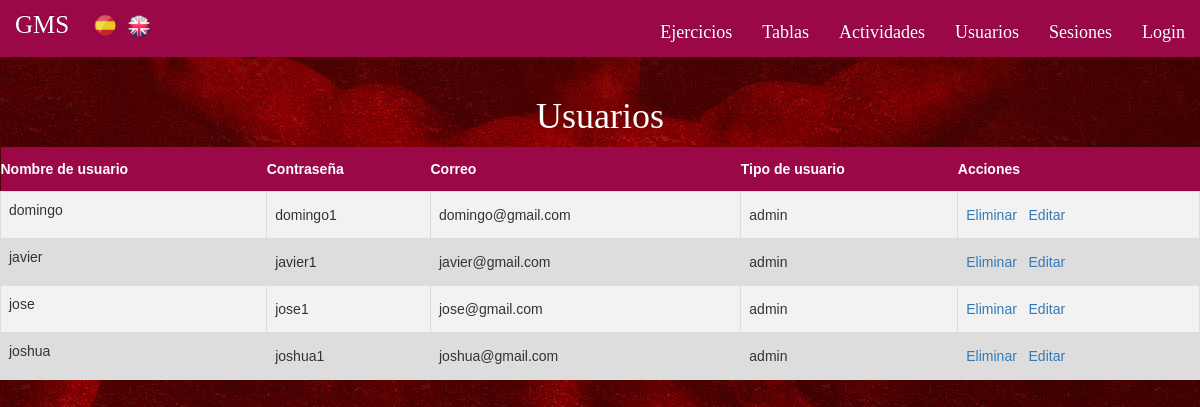
Screenshot of /index.php?controller=users&action=index with the database file from the repository.
### tables this page shows
CREATE TABLE IF NOT EXISTS `Usuario` (
  `nombreusuario` VARCHAR(45) NOT NULL,
  `contraseña` VARCHAR(45) NULL,
  `correo` VARCHAR(45) NULL,
  `tipousuario` VARCHAR(15) NULL,
  PRIMARY KEY (`nombreusuario`));

### core/ViewManager.php (called while the page is built, shortened)
<?php
class ViewManager {
	private $variables = array();
	public function setVariable($varname, $value, $flash=false) {
		$this->variables[$varname] = $value;
	}
	public function getVariable($varname, $default=NULL) {
		if (!isset($this->variables[$varname])) {
			return $default;
		}
		return $this->variables[$varname];
	}
	public function render($controller, $viewname) {
		include(__DIR__."/../view/$controller/$viewname.php");
	}
	private static $viewmanager_singleton = NULL;
	public static function getInstance() {
		if (self::$viewmanager_singleton == null) {
			self::$viewmanager_singleton = new ViewManager();
		}
		return self::$viewmanager_singleton;
	}
}

### controller/UsersController.php (called while the page is built, shortened)
<?php
require_once(__DIR__."/../core/ViewManager.php");
require_once(__DIR__."/../core/I18n.php");
require_once(__DIR__."/../model/User.php");
require_once(__DIR__."/../model/UserMapper.php");
class UsersController extends BaseController {
	private $userMapper;
	public function __construct() {
		$this->userMapper = new UserMapper();
	}
	public function index() {
		$user = $this->userMapper->findAll();
		$this->view->setVariable("users", $user);
		$this->view->render("users", "index");
	}
}

### index.php (called while the page is built, shortened)
<?php
function run() {
	try {
		$controller = loadController($_GET["controller"]);
		$actionName = $_GET["action"];
		$controller->$actionName();
	} catch(Exception $ex) {
		die("An exception occured!!!!!".$ex->getMessage());
	}
}
function loadController($controllerName) {
	return new $controllerClassName();
}
run();
?>

### view/messages/messages_es.php (called while the page is built)
<?php
$i18n_messages = array()
?>

### core/I18n.php (called while the page is built, shortened)
<?php
class I18n {
	private $messages;
	public function setLanguage($language) {
		$this->messages = $i18n_messages;
	}
	public function i18n($key) {
		if (isset($this->messages[$key])){
			return $this->messages[$key];
		}else{
			return $key;
		}
	}
	private static $i18n_singleton = null;
	public static function getInstance() {
		if (self::$i18n_singleton == NULL) {
			self::$i18n_singleton = new I18n();
		}
		return self::$i18n_singleton;
	}
}
function i18n($key) {
	return I18n::getInstance()->i18n($key);
}

### model/User.php (called while the page is built, shortened)
<?php
class User {
	private $nombreusuario;
	private $contraseña;
	private $correo;
	private $tipousuario;
	public function __construct($nombreusuario=NULL, $contraseña=NULL, $correo=NULL, $tipousuario=NULL) {
		$this->nombreusuario = $nombreusuario;
		$this->contraseña = $contraseña;
		$this->correo = $correo;
		$this->tipousuario = $tipousuario;
	}
	public function getUsername() {
		return $this->nombreusuario;
	}
	public function getPassword() {
		return $this->contraseña;
	}
	public function getMail() {
		return $this->correo;
	}
	public function getUserType() {
		return $this->tipousuario;
	}
}

### model/UserMapper.php (called while the page is built, shortened)
<?php
require_once(__DIR__."/../core/PDOConnection.php");
require_once(__DIR__."/../model/User.php");
class UserMapper {
	private $db;
	public function __construct() {
		$this->db = PDOConnection::getInstance();
	}
	public function findAll() {
			$stmt = $this->db->query("SELECT * FROM usuario");
			$users_db = $stmt->fetchAll(PDO::FETCH_ASSOC);
			$users = array();
			foreach ($users_db as $user) {
				array_push($users, new User($user["nombreusuario"],$user["contraseña"], $user["correo"], $user["tipousuario"]));
			}
			return $users;
		}
}

### core/PDOConnection.php (called while the page is built)
<?php
class PDOConnection {
	private static $dbhost = "127.0.0.1";
	private static $dbname = "gymgms";
	private static $dbuser = "gymuser";
	private static $dbpass = "gympass";
	private static $db_singleton = null;
	public static function getInstance() {
		if (self::$db_singleton == null) {
			self::$db_singleton = new PDO(
			"mysql:host=".self::$dbhost.";dbname=".self::$dbname.";charset=utf8",
			self::$dbuser,
			self::$dbpass,
			array(
				PDO::ATTR_EMULATE_PREPARES => false,
				PDO::ATTR_ERRMODE => PDO::ERRMODE_EXCEPTION
			)
		);
	}
	return self::$db_singleton;
}
}
?>

### view/users/index.php (the view, shortened to what this page needs)
<?php
require_once(__DIR__."/../../core/ViewManager.php");
$view = ViewManager::getInstance();
$users = $view->getVariable("users");
?><h1><?=i18n("Usuarios")?></h1>
<table class='tablas'>
	<tr>
		<th><?= i18n("Nombre de usuario")?></th><th><?= i18n("Contraseña")?></th><th><?= i18n("Correo")?></th><th><?= i18n("Tipo de usuario")?></th><th><?= i18n("Acciones")?></th>
</tr>
	<?php foreach ($users as $user): ?>
		<tr>
			<td>
				<p href="index.php?controller=users&amp;action=view&amp;nombreusuario=<?= $user->getUsername() ?>"><?= htmlentities($user->getUsername()) ?></p>
			</td>
			<td>
				<?= $user->getPassword() ?>
			</td>
			<td>
				<?= $user->getMail() ?>
			</td>
			<td>
				<?= $user->getUserType() ?>
			</td>
			<td>
				<form
				method="POST"
				action="index.php?controller=users&amp;action=delete"
				id="delete_usuario_<?= $user->getUsername(); ?>"
				style="display: inline"
				>
				<a href="#"
				onclick="
				if (confirm('<?= i18n("estas seguro?")?>')) {
					document.getElementById('delete_usuario_<?= $user->getUsername() ?>').submit()
				}"
				><?= i18n("Eliminar") ?></a>
			</form>
			<a href="index.php?controller=users&amp;action=edit&amp;nombreusuario=<?= $user->getUsername() ?>"><?= i18n("Editar") ?></a>
	</td>
</tr>
<?php endforeach; ?>
</table>

### css/style.css (style rules this page uses)
body, header { font-family: 'Raleway'; overflow: auto; }
.body-index { background-image: url("fondorojo.jpg"); background-position: top center; background-repeat: no-repeat; }
h1, h3 { color: white; text-align: center; }
.tablas { font-family: "Trebuchet MS", Arial, Helvetica, sans-serif; border-collapse: collapse; width: 100%; }
.tablas td, #tablas th { border: 1px solid #ddd; padding: 8px; }
.tablas tr:nth-child(even) { background-color: #f2f2f2; }
.tablas tr { background-color: #ddd; }
.tablas th { padding-top: 12px; padding-bottom: 12px; text-align: left; background-color: #9B0847; color: white; }

### rows the page displays
usuario: nombreusuario "domingo", contraseña "domingo1", correo "domingo@gmail.com", tipousuario "admin"
usuario: nombreusuario "javier", contraseña "javier1", correo "javier@gmail.com", tipousuario "admin"
usuario: nombreusuario "jose", contraseña "jose1", correo "jose@gmail.com", tipousuario "admin"
usuario: nombreusuario "joshua", contraseña "joshua1", correo "joshua@gmail.com", tipousuario "admin"

### other values shown
i18n("Ejercicios") "Ejercicios"
i18n("Tablas") "Tablas"
i18n("Actividades") "Actividades"
i18n("Usuarios") "Usuarios"
i18n("Sesiones") "Sesiones"
i18n("Login") "Login"
i18n("Nombre de usuario") "Nombre de usuario"
i18n("Contraseña") "Contraseña"
i18n("Correo") "Correo"
i18n("Tipo de usuario") "Tipo de usuario"
i18n("Acciones") "Acciones"
